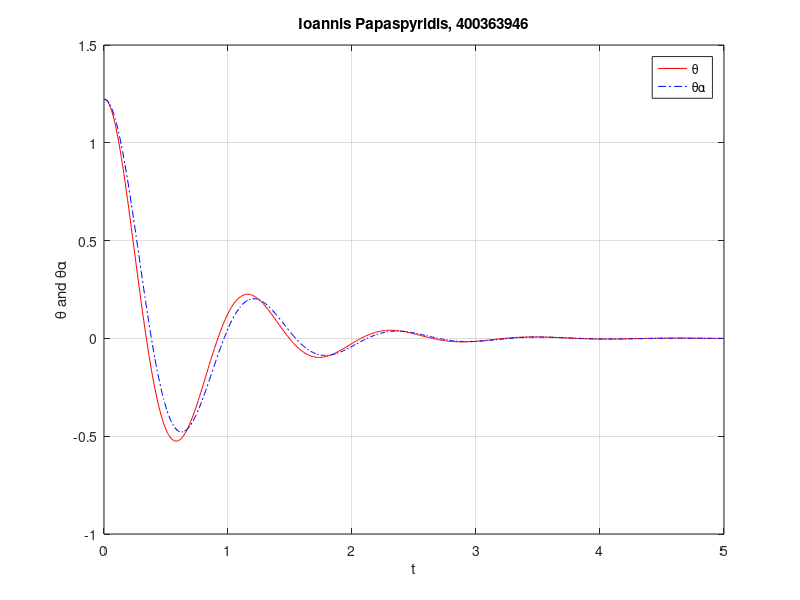

This chart was generated by the following MATLAB code:
%{
E0 = 0.1;
k1 = 0.5;
kminus1 = 0.3;
k2 = 0.6;

h = 0.1;
T = 10;
N = round(T/h);

x = zeros(1,N+1);
y = zeros(1,N+1);
x(1) = 0.5;
y(1) = 0;

H = zeros(1,N+1);
H(1) = 0;

for n = 1:N
  H(n+1) = H(n) + h;
  x(n+1) = x(n) + h*(-k1* (E0-y(n)) * x(n) + kminus1*y(n));
  y(n+1) = y(n) + h*(k1* (E0-y(n)) * x(n) -(kminus1+k2)*y(n));
end

disp([x(51),x(101)]);
%}
%{

el = 2;
ohm = 10;

h = 0.02;
T = 5;
N = round(T/h);

x = zeros(1,N+1);
u = zeros(1,N+1);
x(1) = 8;
u(1) = 4;

H = zeros(1,N+1);
H(1) = 0;

for n = 1:N
  H(n+1) = H(n) + h;
  x(n+1) = x(n) + h*u(n);
  u(n+1) = u(n) + h*(-2*el*u(n)-ohm^2*x(n));
end

plot(H,x,'r', H,u,'b')
%xlim([0 3]) % Gave the t axis specific limits for a clearer looking plot
title('Ioannis Papaspyridis, 400363946');
legend('x', 'u');
xlabel('t');
ylabel('x and u');
grid on

%}
%{

el = 3;
ohm = 7;

h = 0.02;
T = 5;
N = round(T/h);

x = zeros(1,N+1);
u = zeros(1,N+1);
x(1) = 11;
u(1) = 6;

H = zeros(1,N+1);
H(1) = 0;

while 1
    for n = 1:N
        H(n+1) = H(n) + h;
        x(n+1) = x(n) + h*u(n);
        u(n+1) = u(n) + h*(-2*el*u(n)-ohm^2*x(n));
    end
        
    if min(x) >= 0
        disp(el);
        break;
    end

    el = el + 0.02;

end
%}


h = 0.01;
T = 5;
N = round(T/h);

el = 1.6; ohm = 5.6; ohms = ohm^2;

x = zeros(1,N+1); th = zeros(1,N+1);
xa = zeros(1,N+1); tha = zeros(1,N+1);
H = zeros(1,N+1);

x(1) = deg2rad(70); th(1) = 0;
xa(1) = deg2rad(70); tha(1) = 0;
H(1) = 0;

dif = zeros(1,N+1);

for n = 1:N
  x(n+1) = x(n) + h*th(n);
  th(n+1) = th(n) + h*(-2*el*th(n) - ohms*x(n));
  xa(n+1) = xa(n) + h*tha(n);
  tha(n+1) = tha(n) + h*(-2*el*tha(n) - ohms*sin(xa(n)));
  H(n+1) = H(n) + h;

  dif(n) = abs(x(n)-xa(n));
end

disp(max(dif));

plot(H,x,'r', H,xa,'-.b')
%xlim([0 3])
title('Ioannis Papaspyridis, 400363946');
legend('θ', 'θα');
xlabel('t');
ylabel('θ and θα');
grid on

%}
